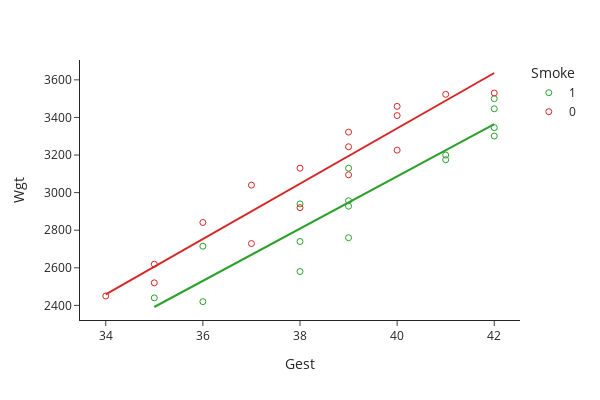

Notebook source saved alongside this figure:
### Code cell
# scatter with categorical Smoke
df['Smoke'] = df['Smoke'].astype('category')
fig = px.scatter(df, x='Gest', y='Wgt', color='Smoke', trendline='ols', width=600, height=400, color_discrete_map={'1':'red', '0':'blue'})
fig.update_traces(marker={'symbol': 'circle-open'})
fig.show()

### Figure 1 — Plotly figure (JSON) as saved in the notebook; plotly's stock layout.template omitted (floating-point values rounded to 4 significant figures)
{"data": [{"hovertemplate": "Smoke=1<br>Gest=%{x}<br>Wgt=%{y}<extra></extra>", "legendgroup": "1", "marker": {"color": "#2CA02C", "symbol": "circle-open"}, "mode": "markers", "name": "1", "orientation": "v", "showlegend": true, "type": "scatter", "x": [38, 36, 39, 35, 42, 36, 39, 39, 42, 39, 38, 42, 41, 42, 41, 38], "xaxis": "x", "y": [2940, 2420, 2760, 2440, 3301, 2715, 3130, 2928, 3446, 2957, 2580, 3500, 3200, 3346, 3175, 2740], "yaxis": "y"}, {"hovertemplate": "<b>OLS trendline</b><br>Wgt = 139.029 * Gest + -2474.56<br>R<sup>2</sup>=0.873918<br><br>Smoke=1<br>Gest=%{x}<br>Wgt=%{y} <b>(trend)</b><extra></extra>", "legendgroup": "1", "marker": {"color": "#2CA02C", "symbol": "circle-open"}, "mode": "lines", "name": "1", "showlegend": false, "type": "scatter", "x": [35, 36, 36, 38, 38, 38, 39, 39, 39, 39, 41, 41, 42, 42, 42, 42], "xaxis": "x", "y": [2391.0, 2530.0, 2530.0, 2809.0, 2809.0, 2809.0, 2948.0, 2948.0, 2948.0, 2948.0, 3226.0, 3226.0, 3365.0, 3365.0, 3365.0, 3365.0], "yaxis": "y"}, {"hovertemplate": "Smoke=0<br>Gest=%{x}<br>Wgt=%{y}<extra></extra>", "legendgroup": "0", "marker": {"color": "#D62728", "symbol": "circle-open"}, "mode": "markers", "name": "0", "orientation": "v", "showlegend": true, "type": "scatter", "x": [38, 34, 40, 37, 40, 39, 39, 35, 41, 38, 42, 37, 39, 40, 35, 36], "xaxis": "x", "y": [3130, 2450, 3226, 2729, 3410, 3095, 3244, 2520, 3523, 2920, 3530, 3040, 3322, 3459, 2619, 2841], "yaxis": "y"}, {"hovertemplate": "<b>OLS trendline</b><br>Wgt = 147.207 * Gest + -2546.14<br>R<sup>2</sup>=0.915222<br><br>Smoke=0<br>Gest=%{x}<br>Wgt=%{y} <b>(trend)</b><extra></extra>", "legendgroup": "0", "marker": {"color": "#D62728", "symbol": "circle-open"}, "mode": "lines", "name": "0", "showlegend": false, "type": "scatter", "x": [34, 35, 35, 36, 37, 37, 38, 38, 39, 39, 39, 40, 40, 40, 41, 42], "xaxis": "x", "y": [2459.0, 2606.0, 2606.0, 2753.0, 2901.0, 2901.0, 3048.0, 3048.0, 3195.0, 3195.0, 3195.0, 3342.0, 3342.0, 3342.0, 3489.0, 3637.0], "yaxis": "y"}], "layout": {"height": 400, "legend": {"title": {"text": "Smoke"}, "tracegroupgap": 0}, "margin": {"t": 60}, "width": 600, "xaxis": {"anchor": "y", "domain": [0.0, 1.0], "title": {"text": "Gest"}}, "yaxis": {"anchor": "x", "domain": [0.0, 1.0], "title": {"text": "Wgt"}}}}
